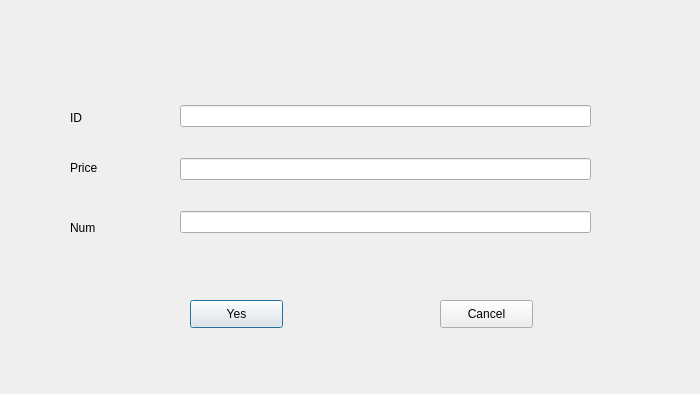
<?xml version="1.0" encoding="UTF-8"?>
<ui version="4.0">
 <class>Dialog</class>
 <widget class="QDialog" name="Dialog">
  <property name="geometry">
   <rect>
    <x>0</x>
    <y>0</y>
    <width>700</width>
    <height>394</height>
   </rect>
  </property>
  <property name="windowTitle">
   <string>Dialog</string>
  </property>
  <widget class="QWidget" name="verticalLayoutWidget">
   <property name="geometry">
    <rect>
     <x>180</x>
     <y>80</y>
     <width>411</width>
     <height>181</height>
    </rect>
   </property>
   <layout class="QVBoxLayout" name="verticalLayout">
    <item>
     <widget class="QLineEdit" name="lineEdit_2"/>
    </item>
    <item>
     <widget class="QLineEdit" name="lineEdit_3"/>
    </item>
    <item>
     <widget class="QLineEdit" name="lineEdit_Eno"/>
    </item>
   </layout>
  </widget>
  <widget class="QLabel" name="label_Cno">
   <property name="geometry">
    <rect>
     <x>70</x>
     <y>110</y>
     <width>72</width>
     <height>15</height>
    </rect>
   </property>
   <property name="text">
    <string>ID</string>
   </property>
  </widget>
  <widget class="QLabel" name="label_Eno">
   <property name="geometry">
    <rect>
     <x>70</x>
     <y>160</y>
     <width>72</width>
     <height>15</height>
    </rect>
   </property>
   <property name="text">
    <string>Price</string>
   </property>
  </widget>
  <widget class="QPushButton" name="pushButton">
   <property name="geometry">
    <rect>
     <x>190</x>
     <y>300</y>
     <width>93</width>
     <height>28</height>
    </rect>
   </property>
   <property name="text">
    <string>Yes</string>
   </property>
  </widget>
  <widget class="QLabel" name="label_Eno_2">
   <property name="geometry">
    <rect>
     <x>70</x>
     <y>220</y>
     <width>72</width>
     <height>15</height>
    </rect>
   </property>
   <property name="text">
    <string>Num</string>
   </property>
  </widget>
  <widget class="QPushButton" name="pushButton_2">
   <property name="geometry">
    <rect>
     <x>440</x>
     <y>300</y>
     <width>93</width>
     <height>28</height>
    </rect>
   </property>
   <property name="text">
    <string>Cancel</string>
   </property>
  </widget>
 </widget>
 <resources/>
 <connections>
  <connection>
   <sender>pushButton_2</sender>
   <signal>clicked()</signal>
   <receiver>Dialog</receiver>
   <slot>close()</slot>
   <hints>
    <hint type="sourcelabel">
     <x>502</x>
     <y>315</y>
    </hint>
    <hint type="destinationlabel">
     <x>541</x>
     <y>277</y>
    </hint>
   </hints>
  </connection>
 </connections>
</ui>
